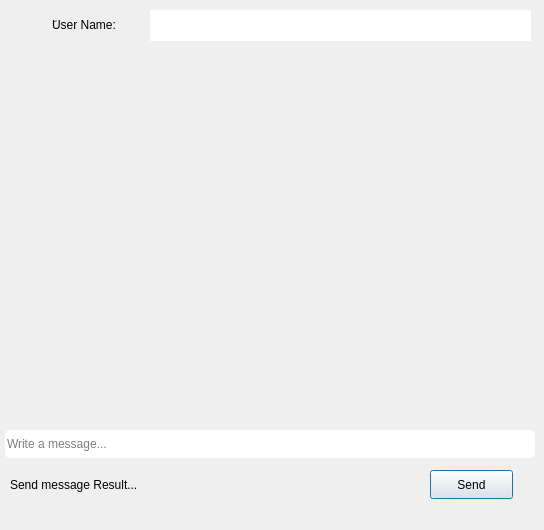
<?xml version="1.0" encoding="UTF-8"?>
<ui version="4.0">
 <class>PrivateChat</class>
 <widget class="QDialog" name="PrivateChat">
  <property name="geometry">
   <rect>
    <x>0</x>
    <y>0</y>
    <width>544</width>
    <height>530</height>
   </rect>
  </property>
  <property name="windowTitle">
   <string>Dialog</string>
  </property>
  <widget class="QScrollArea" name="group_scroll_area">
   <property name="geometry">
    <rect>
     <x>5</x>
     <y>40</y>
     <width>530</width>
     <height>391</height>
    </rect>
   </property>
   <property name="styleSheet">
    <string notr="true">border-radius: 5px;</string>
   </property>
   <property name="widgetResizable">
    <bool>true</bool>
   </property>
   <widget class="QWidget" name="scrollAreaWidgetContents">
    <property name="geometry">
     <rect>
      <x>0</x>
      <y>0</y>
      <width>530</width>
      <height>391</height>
     </rect>
    </property>
   </widget>
  </widget>
  <widget class="QPushButton" name="send_pbn">
   <property name="geometry">
    <rect>
     <x>430</x>
     <y>470</y>
     <width>83</width>
     <height>29</height>
    </rect>
   </property>
   <property name="styleSheet">
    <string notr="true">font: 700 9pt &quot;Segoe Script&quot;;</string>
   </property>
   <property name="text">
    <string>Send</string>
   </property>
  </widget>
  <widget class="QPushButton" name="pushButton">
   <property name="geometry">
    <rect>
     <x>10</x>
     <y>10</y>
     <width>31</width>
     <height>29</height>
    </rect>
   </property>
   <property name="styleSheet">
    <string notr="true">border-radius: 5px;</string>
   </property>
   <property name="text">
    <string/>
   </property>
  </widget>
  <widget class="QLabel" name="sendResult_lbl">
   <property name="geometry">
    <rect>
     <x>10</x>
     <y>469</y>
     <width>401</width>
     <height>31</height>
    </rect>
   </property>
   <property name="styleSheet">
    <string notr="true">border-radius: 5px;
font: italic 9pt &quot;Segoe UI&quot;;</string>
   </property>
   <property name="text">
    <string>Send message Result...</string>
   </property>
  </widget>
  <widget class="QLineEdit" name="messagebar_led">
   <property name="geometry">
    <rect>
     <x>5</x>
     <y>430</y>
     <width>530</width>
     <height>28</height>
    </rect>
   </property>
   <property name="styleSheet">
    <string notr="true">font: 700 9pt &quot;Segoe Script&quot;;
border-radius:5px;</string>
   </property>
   <property name="placeholderText">
    <string>Write a message...</string>
   </property>
  </widget>
  <widget class="QLabel" name="chatTypeShow_lbl">
   <property name="geometry">
    <rect>
     <x>52</x>
     <y>9</y>
     <width>101</width>
     <height>31</height>
    </rect>
   </property>
   <property name="text">
    <string>َUser Name:</string>
   </property>
  </widget>
  <widget class="QTextBrowser" name="groupname_led">
   <property name="geometry">
    <rect>
     <x>150</x>
     <y>10</y>
     <width>381</width>
     <height>31</height>
    </rect>
   </property>
   <property name="styleSheet">
    <string notr="true">font: 700 9pt &quot;Segoe Script&quot;;
border-radius:5px;</string>
   </property>
   <property name="html">
    <string>&lt;!DOCTYPE HTML PUBLIC &quot;-//W3C//DTD HTML 4.0//EN&quot; &quot;http://www.w3.org/TR/REC-html40/strict.dtd&quot;&gt;
&lt;html&gt;&lt;head&gt;&lt;meta name=&quot;qrichtext&quot; content=&quot;1&quot; /&gt;&lt;meta charset=&quot;utf-8&quot; /&gt;&lt;style type=&quot;text/css&quot;&gt;
p, li { white-space: pre-wrap; }
hr { height: 1px; border-width: 0; }
li.unchecked::marker { content: &quot;\2610&quot;; }
li.checked::marker { content: &quot;\2612&quot;; }
&lt;/style&gt;&lt;/head&gt;&lt;body style=&quot; font-family:'Segoe Script'; font-size:9pt; font-weight:700; font-style:normal;&quot;&gt;
&lt;p align=&quot;right&quot; style=&quot;-qt-paragraph-type:empty; margin-top:0px; margin-bottom:0px; margin-left:0px; margin-right:0px; -qt-block-indent:0; text-indent:0px; font-family:'Segoe UI'; font-weight:400;&quot;&gt;&lt;br /&gt;&lt;/p&gt;&lt;/body&gt;&lt;/html&gt;</string>
   </property>
  </widget>
  <widget class="QLabel" name="label">
   <property name="geometry">
    <rect>
     <x>10</x>
     <y>9</y>
     <width>31</width>
     <height>31</height>
    </rect>
   </property>
   <property name="styleSheet">
    <string notr="true">border-radius: 5px;
</string>
   </property>
   <property name="text">
    <string/>
   </property>
  </widget>
 </widget>
 <resources/>
 <connections/>
</ui>
